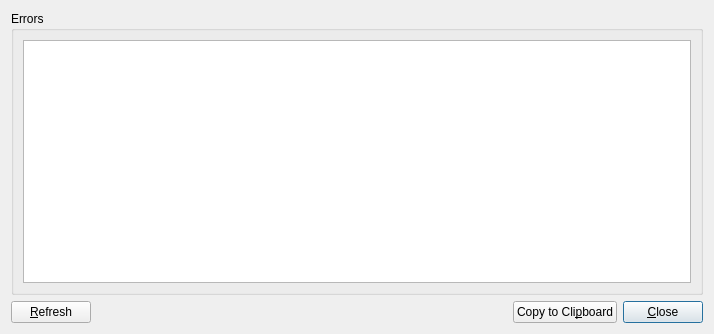
<?xml version="1.0" encoding="UTF-8"?>
<ui version="4.0">
 <class>ErrorDialog</class>
 <widget class="QDialog" name="ErrorDialog">
  <property name="geometry">
   <rect>
    <x>0</x>
    <y>0</y>
    <width>714</width>
    <height>334</height>
   </rect>
  </property>
  <property name="windowTitle">
   <string>Error log</string>
  </property>
  <layout class="QVBoxLayout" name="verticalLayout_2">
   <item>
    <widget class="QGroupBox" name="groupBox">
     <property name="title">
      <string>Errors</string>
     </property>
     <layout class="QVBoxLayout" name="verticalLayout">
      <item>
       <widget class="QPlainTextEdit" name="logWid"/>
      </item>
     </layout>
    </widget>
   </item>
   <item>
    <layout class="QHBoxLayout" name="horizontalLayout">
     <item>
      <widget class="QPushButton" name="refresh">
       <property name="text">
        <string>&amp;Refresh</string>
       </property>
      </widget>
     </item>
     <item>
      <spacer name="horizontalSpacer">
       <property name="orientation">
        <enum>Qt::Horizontal</enum>
       </property>
       <property name="sizeHint" stdset="0">
        <size>
         <width>40</width>
         <height>20</height>
        </size>
       </property>
      </spacer>
     </item>
     <item>
      <widget class="QPushButton" name="copy">
       <property name="text">
        <string>Copy to Cli&amp;pboard</string>
       </property>
      </widget>
     </item>
     <item>
      <widget class="QPushButton" name="close">
       <property name="text">
        <string>&amp;Close</string>
       </property>
       <property name="default">
        <bool>true</bool>
       </property>
      </widget>
     </item>
    </layout>
   </item>
  </layout>
 </widget>
 <resources/>
 <connections>
  <connection>
   <sender>close</sender>
   <signal>clicked()</signal>
   <receiver>ErrorDialog</receiver>
   <slot>accept()</slot>
   <hints>
    <hint type="sourcelabel">
     <x>682</x>
     <y>314</y>
    </hint>
    <hint type="destinationlabel">
     <x>707</x>
     <y>281</y>
    </hint>
   </hints>
  </connection>
  <connection>
   <sender>ErrorDialog</sender>
   <signal>finished(int)</signal>
   <receiver>ErrorDialog</receiver>
   <slot>deleteLater()</slot>
   <hints>
    <hint type="sourcelabel">
     <x>347</x>
     <y>304</y>
    </hint>
    <hint type="destinationlabel">
     <x>436</x>
     <y>299</y>
    </hint>
   </hints>
  </connection>
 </connections>
</ui>
